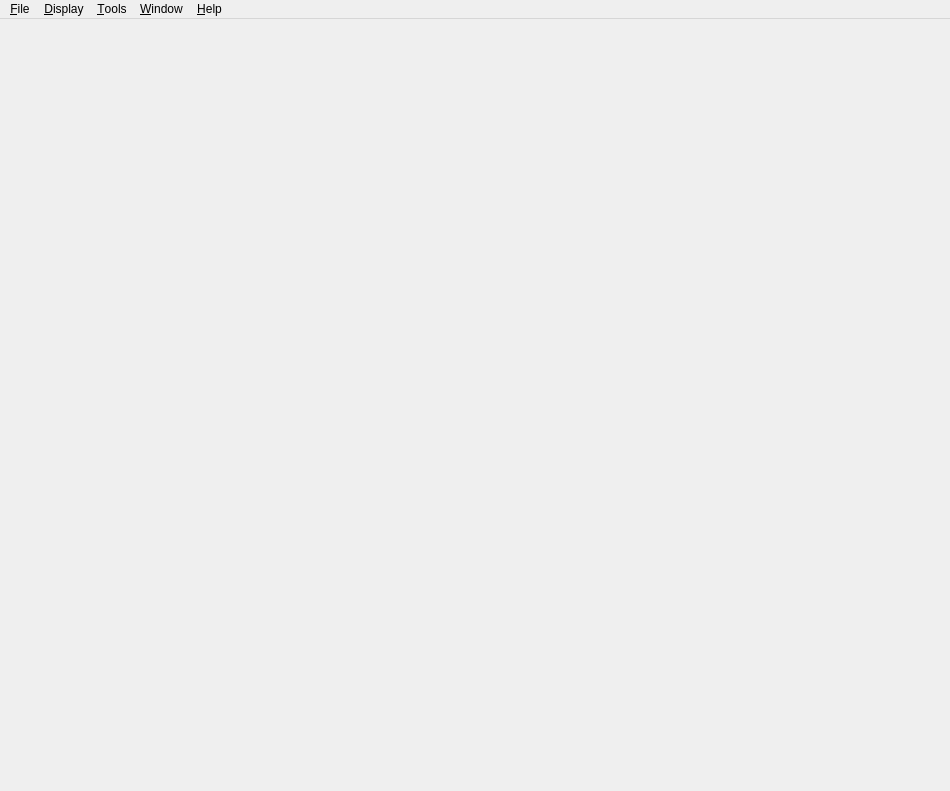
<?xml version="1.0" encoding="UTF-8"?>
<ui version="4.0">
 <class>Mayo::MainWindow</class>
 <widget class="QMainWindow" name="Mayo::MainWindow">
  <property name="geometry">
   <rect>
    <x>0</x>
    <y>0</y>
    <width>950</width>
    <height>791</height>
   </rect>
  </property>
  <property name="windowTitle">
   <string>Mayo</string>
  </property>
  <widget class="QWidget" name="centralWidget">
   <layout class="QVBoxLayout" name="verticalLayout_4">
    <property name="spacing">
     <number>0</number>
    </property>
    <property name="leftMargin">
     <number>0</number>
    </property>
    <property name="topMargin">
     <number>0</number>
    </property>
    <property name="rightMargin">
     <number>0</number>
    </property>
    <property name="bottomMargin">
     <number>0</number>
    </property>
    <item>
     <widget class="QStackedWidget" name="stack_Main">
      <property name="currentIndex">
       <number>0</number>
      </property>
      <widget class="QWidget" name="page_MainHome">
       <layout class="QVBoxLayout" name="verticalLayout_8">
        <property name="spacing">
         <number>20</number>
        </property>
        <item>
         <widget class="QWidget" name="widget_MainHome" native="true">
          <layout class="QVBoxLayout" name="verticalLayout_9">
           <property name="leftMargin">
            <number>0</number>
           </property>
           <property name="topMargin">
            <number>0</number>
           </property>
           <property name="rightMargin">
            <number>0</number>
           </property>
           <property name="bottomMargin">
            <number>0</number>
           </property>
           <item>
            <widget class="QLabel" name="label_AppIcon">
             <property name="text">
              <string/>
             </property>
             <property name="pixmap">
              <pixmap resource="../../mayo.qrc">:/images/appicon_128.png</pixmap>
             </property>
             <property name="alignment">
              <set>Qt::AlignHCenter|Qt::AlignTop</set>
             </property>
            </widget>
           </item>
           <item>
            <spacer name="verticalSpacer">
             <property name="orientation">
              <enum>Qt::Vertical</enum>
             </property>
             <property name="sizeType">
              <enum>QSizePolicy::Fixed</enum>
             </property>
             <property name="sizeHint" stdset="0">
              <size>
               <width>20</width>
               <height>40</height>
              </size>
             </property>
            </spacer>
           </item>
           <item>
            <widget class="WidgetHomeFiles" name="widget_HomeFiles" native="true"/>
           </item>
          </layout>
         </widget>
        </item>
       </layout>
      </widget>
      <widget class="QWidget" name="page_MainControl">
       <layout class="QVBoxLayout" name="verticalLayout_7">
        <property name="leftMargin">
         <number>0</number>
        </property>
        <property name="topMargin">
         <number>0</number>
        </property>
        <property name="rightMargin">
         <number>0</number>
        </property>
        <property name="bottomMargin">
         <number>0</number>
        </property>
        <item>
         <widget class="QSplitter" name="splitter_Main">
          <property name="orientation">
           <enum>Qt::Horizontal</enum>
          </property>
          <property name="childrenCollapsible">
           <bool>false</bool>
          </property>
          <widget class="QWidget" name="widget_Left" native="true">
           <layout class="QHBoxLayout" name="horizontalLayout_3">
            <property name="spacing">
             <number>0</number>
            </property>
            <property name="leftMargin">
             <number>0</number>
            </property>
            <property name="topMargin">
             <number>0</number>
            </property>
            <property name="rightMargin">
             <number>0</number>
            </property>
            <property name="bottomMargin">
             <number>0</number>
            </property>
            <item>
             <widget class="QWidget" name="widget_LeftContents" native="true">
              <layout class="QVBoxLayout" name="verticalLayout_5">
               <property name="spacing">
                <number>0</number>
               </property>
               <property name="leftMargin">
                <number>0</number>
               </property>
               <property name="topMargin">
                <number>0</number>
               </property>
               <property name="rightMargin">
                <number>0</number>
               </property>
               <property name="bottomMargin">
                <number>0</number>
               </property>
               <item>
                <widget class="QWidget" name="widget_LeftHeader" native="true">
                 <layout class="QHBoxLayout" name="Layout_WidgetLeftHeader">
                  <property name="spacing">
                   <number>1</number>
                  </property>
                  <property name="leftMargin">
                   <number>0</number>
                  </property>
                  <property name="topMargin">
                   <number>0</number>
                  </property>
                  <property name="rightMargin">
                   <number>4</number>
                  </property>
                  <property name="bottomMargin">
                   <number>0</number>
                  </property>
                  <item>
                   <widget class="QComboBox" name="combo_LeftContents">
                    <property name="sizePolicy">
                     <sizepolicy hsizetype="Preferred" vsizetype="Fixed">
                      <horstretch>1</horstretch>
                      <verstretch>0</verstretch>
                     </sizepolicy>
                    </property>
                    <property name="minimumSize">
                     <size>
                      <width>0</width>
                      <height>22</height>
                     </size>
                    </property>
                    <item>
                     <property name="text">
                      <string>Model tree</string>
                     </property>
                    </item>
                    <item>
                     <property name="text">
                      <string>Opened documents</string>
                     </property>
                    </item>
                    <item>
                     <property name="text">
                      <string>File system</string>
                     </property>
                    </item>
                   </widget>
                  </item>
                  <item>
                   <widget class="Line" name="line_SeparatorComboLeftContents">
                    <property name="frameShadow">
                     <enum>QFrame::Plain</enum>
                    </property>
                    <property name="orientation">
                     <enum>Qt::Vertical</enum>
                    </property>
                   </widget>
                  </item>
                  <item>
                   <widget class="QToolButton" name="btn_CloseLeftSideBar">
                    <property name="toolTip">
                     <string>Close Left Side Bar</string>
                    </property>
                    <property name="icon">
                     <iconset>
                      <normaloff>:/images/themes/classic/left-arrow-cross_16.png</normaloff>:/images/themes/classic/left-arrow-cross_16.png</iconset>
                    </property>
                    <property name="autoRaise">
                     <bool>true</bool>
                    </property>
                   </widget>
                  </item>
                 </layout>
                </widget>
               </item>
               <item>
                <widget class="QStackedWidget" name="stack_LeftContents">
                 <property name="currentIndex">
                  <number>0</number>
                 </property>
                 <widget class="QWidget" name="page_ModelTree">
                  <layout class="QVBoxLayout" name="verticalLayout_2">
                   <property name="leftMargin">
                    <number>0</number>
                   </property>
                   <property name="topMargin">
                    <number>0</number>
                   </property>
                   <property name="rightMargin">
                    <number>0</number>
                   </property>
                   <property name="bottomMargin">
                    <number>0</number>
                   </property>
                   <item>
                    <widget class="QSplitter" name="splitter_ModelTree">
                     <property name="orientation">
                      <enum>Qt::Vertical</enum>
                     </property>
                     <widget class="WidgetModelTree" name="widget_ModelTree" native="true">
                      <property name="sizePolicy">
                       <sizepolicy hsizetype="Preferred" vsizetype="Preferred">
                        <horstretch>0</horstretch>
                        <verstretch>1</verstretch>
                       </sizepolicy>
                      </property>
                     </widget>
                     <widget class="WidgetPropertiesEditor" name="widget_Properties" native="true"/>
                    </widget>
                   </item>
                  </layout>
                 </widget>
                 <widget class="QWidget" name="page_OpenedDocuments">
                  <layout class="QVBoxLayout" name="verticalLayout_6">
                   <property name="leftMargin">
                    <number>0</number>
                   </property>
                   <property name="topMargin">
                    <number>0</number>
                   </property>
                   <property name="rightMargin">
                    <number>0</number>
                   </property>
                   <property name="bottomMargin">
                    <number>0</number>
                   </property>
                   <item>
                    <widget class="QListView" name="listView_OpenedDocuments">
                     <property name="horizontalScrollBarPolicy">
                      <enum>Qt::ScrollBarAlwaysOff</enum>
                     </property>
                     <property name="editTriggers">
                      <set>QAbstractItemView::NoEditTriggers</set>
                     </property>
                     <property name="textElideMode">
                      <enum>Qt::ElideMiddle</enum>
                     </property>
                    </widget>
                   </item>
                  </layout>
                 </widget>
                 <widget class="QWidget" name="page_FileSystem">
                  <layout class="QVBoxLayout" name="verticalLayout_3">
                   <property name="leftMargin">
                    <number>0</number>
                   </property>
                   <property name="topMargin">
                    <number>0</number>
                   </property>
                   <property name="rightMargin">
                    <number>0</number>
                   </property>
                   <property name="bottomMargin">
                    <number>0</number>
                   </property>
                   <item>
                    <widget class="WidgetFileSystem" name="widget_FileSystem" native="true"/>
                   </item>
                  </layout>
                 </widget>
                </widget>
               </item>
              </layout>
             </widget>
            </item>
           </layout>
          </widget>
          <widget class="QWidget" name="widget_Right" native="true">
           <layout class="QVBoxLayout" name="verticalLayout">
            <property name="spacing">
             <number>0</number>
            </property>
            <property name="leftMargin">
             <number>1</number>
            </property>
            <property name="topMargin">
             <number>0</number>
            </property>
            <property name="rightMargin">
             <number>0</number>
            </property>
            <property name="bottomMargin">
             <number>1</number>
            </property>
            <item>
             <widget class="QWidget" name="widget_ControlGuiDocuments" native="true">
              <layout class="QHBoxLayout" name="horizontalLayout">
               <property name="spacing">
                <number>1</number>
               </property>
               <property name="leftMargin">
                <number>2</number>
               </property>
               <property name="topMargin">
                <number>0</number>
               </property>
               <property name="rightMargin">
                <number>0</number>
               </property>
               <property name="bottomMargin">
                <number>0</number>
               </property>
               <item>
                <widget class="QToolButton" name="btn_PreviousGuiDocument">
                 <property name="icon">
                  <iconset>
                   <normaloff>:/images/themes/classic/back_32.png</normaloff>:/images/themes/classic/back_32.png</iconset>
                 </property>
                 <property name="iconSize">
                  <size>
                   <width>12</width>
                   <height>12</height>
                  </size>
                 </property>
                 <property name="autoRaise">
                  <bool>true</bool>
                 </property>
                </widget>
               </item>
               <item>
                <widget class="QToolButton" name="btn_NextGuiDocument">
                 <property name="icon">
                  <iconset>
                   <normaloff>:/images/themes/classic/next_32.png</normaloff>:/images/themes/classic/next_32.png</iconset>
                 </property>
                 <property name="iconSize">
                  <size>
                   <width>12</width>
                   <height>12</height>
                  </size>
                 </property>
                 <property name="autoRaise">
                  <bool>true</bool>
                 </property>
                </widget>
               </item>
               <item>
                <widget class="QComboBox" name="combo_GuiDocuments">
                 <property name="minimumSize">
                  <size>
                   <width>0</width>
                   <height>22</height>
                  </size>
                 </property>
                 <property name="sizeAdjustPolicy">
                  <enum>QComboBox::AdjustToContents</enum>
                 </property>
                </widget>
               </item>
               <item>
                <widget class="Line" name="line">
                 <property name="frameShadow">
                  <enum>QFrame::Plain</enum>
                 </property>
                 <property name="orientation">
                  <enum>Qt::Vertical</enum>
                 </property>
                </widget>
               </item>
               <item>
                <widget class="QToolButton" name="btn_CloseGuiDocument">
                 <property name="icon">
                  <iconset>
                   <normaloff>:/images/themes/classic/cross_32.png</normaloff>:/images/themes/classic/cross_32.png</iconset>
                 </property>
                 <property name="iconSize">
                  <size>
                   <width>12</width>
                   <height>12</height>
                  </size>
                 </property>
                 <property name="autoRaise">
                  <bool>true</bool>
                 </property>
                </widget>
               </item>
               <item>
                <widget class="Line" name="line_2">
                 <property name="frameShadow">
                  <enum>QFrame::Plain</enum>
                 </property>
                 <property name="orientation">
                  <enum>Qt::Vertical</enum>
                 </property>
                </widget>
               </item>
               <item>
                <widget class="QWidget" name="widget_Spacer" native="true">
                 <property name="sizePolicy">
                  <sizepolicy hsizetype="Preferred" vsizetype="Preferred">
                   <horstretch>1</horstretch>
                   <verstretch>0</verstretch>
                  </sizepolicy>
                 </property>
                </widget>
               </item>
               <item>
                <widget class="QWidget" name="widget_MouseCoords" native="true">
                 <layout class="QHBoxLayout" name="horizontalLayout_7">
                  <property name="leftMargin">
                   <number>0</number>
                  </property>
                  <property name="topMargin">
                   <number>0</number>
                  </property>
                  <property name="rightMargin">
                   <number>0</number>
                  </property>
                  <property name="bottomMargin">
                   <number>0</number>
                  </property>
                  <item>
                   <layout class="QHBoxLayout" name="horizontalLayout_4">
                    <property name="spacing">
                     <number>0</number>
                    </property>
                    <item>
                     <widget class="QLabel" name="label_PosX">
                      <property name="text">
                       <string>X=</string>
                      </property>
                     </widget>
                    </item>
                    <item>
                     <widget class="QLabel" name="label_ValuePosX">
                      <property name="text">
                       <string>?</string>
                      </property>
                     </widget>
                    </item>
                   </layout>
                  </item>
                  <item>
                   <layout class="QHBoxLayout" name="horizontalLayout_5">
                    <property name="spacing">
                     <number>0</number>
                    </property>
                    <item>
                     <widget class="QLabel" name="label_PosY">
                      <property name="text">
                       <string>Y=</string>
                      </property>
                     </widget>
                    </item>
                    <item>
                     <widget class="QLabel" name="label_ValuePosY">
                      <property name="text">
                       <string>?</string>
                      </property>
                     </widget>
                    </item>
                   </layout>
                  </item>
                  <item>
                   <layout class="QHBoxLayout" name="horizontalLayout_6">
                    <property name="spacing">
                     <number>0</number>
                    </property>
                    <item>
                     <widget class="QLabel" name="label_PosZ">
                      <property name="text">
                       <string>Z=</string>
                      </property>
                     </widget>
                    </item>
                    <item>
                     <widget class="QLabel" name="label_ValuePosZ">
                      <property name="text">
                       <string>?</string>
                      </property>
                     </widget>
                    </item>
                   </layout>
                  </item>
                 </layout>
                </widget>
               </item>
              </layout>
             </widget>
            </item>
            <item>
             <widget class="QStackedWidget" name="stack_GuiDocuments">
              <property name="sizePolicy">
               <sizepolicy hsizetype="Expanding" vsizetype="Expanding">
                <horstretch>2</horstretch>
                <verstretch>0</verstretch>
               </sizepolicy>
              </property>
             </widget>
            </item>
           </layout>
          </widget>
         </widget>
        </item>
       </layout>
      </widget>
     </widget>
    </item>
   </layout>
  </widget>
  <widget class="QMenuBar" name="menuBar">
   <property name="geometry">
    <rect>
     <x>0</x>
     <y>0</y>
     <width>950</width>
     <height>22</height>
    </rect>
   </property>
   <widget class="QMenu" name="menu_File">
    <property name="title">
     <string>&amp;File</string>
    </property>
   </widget>
   <widget class="QMenu" name="menu_Help">
    <property name="title">
     <string>&amp;Help</string>
    </property>
   </widget>
   <widget class="QMenu" name="menu_Tools">
    <property name="title">
     <string>&amp;Tools</string>
    </property>
   </widget>
   <widget class="QMenu" name="menu_Window">
    <property name="title">
     <string>&amp;Window</string>
    </property>
   </widget>
   <widget class="QMenu" name="menu_Display">
    <property name="title">
     <string>&amp;Display</string>
    </property>
   </widget>
   <addaction name="menu_File"/>
   <addaction name="menu_Display"/>
   <addaction name="menu_Tools"/>
   <addaction name="menu_Window"/>
   <addaction name="menu_Help"/>
  </widget>
 </widget>
 <layoutdefault spacing="6" margin="11"/>
 <customwidgets>
  <customwidget>
   <class>WidgetModelTree</class>
   <extends>QWidget</extends>
   <header>widget_model_tree.h</header>
   <container>1</container>
  </customwidget>
  <customwidget>
   <class>WidgetFileSystem</class>
   <extends>QWidget</extends>
   <header>widget_file_system.h</header>
   <container>1</container>
  </customwidget>
  <customwidget>
   <class>WidgetPropertiesEditor</class>
   <extends>QWidget</extends>
   <header>widget_properties_editor.h</header>
   <container>1</container>
  </customwidget>
  <customwidget>
   <class>WidgetHomeFiles</class>
   <extends>QWidget</extends>
   <header>widget_home_files.h</header>
   <container>1</container>
  </customwidget>
 </customwidgets>
 <resources>
  <include location="../../mayo.qrc"/>
 </resources>
 <connections/>
</ui>
